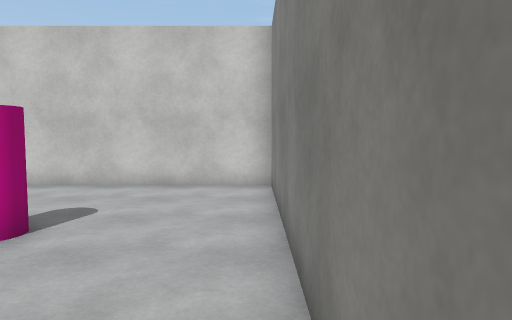
View 1 (above)

13 first-person views from a walk through a scene from a Unity 3-D project. The camera is 1.5 m above the floor, tilts 4° down and sees 70° across. The floor is counted in squares, 1 m on a side. Each view is taken from the middle of a square. On the plan, view 1 faces up. The plan holds only what a view shows up to about 16 squares ahead; the rest is blank. The place goes on beyond the plan. The player character is not drawn. Door leaves are left out, so doorways stand open. Surface patterns are stand-ins for the level's own textures.

View 2
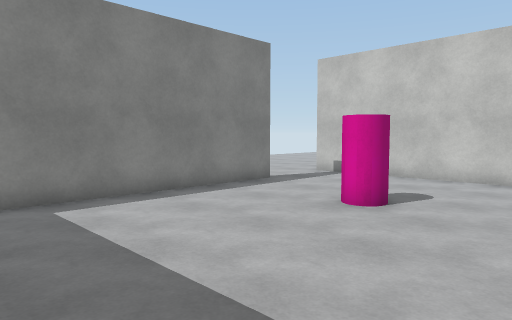

View 3
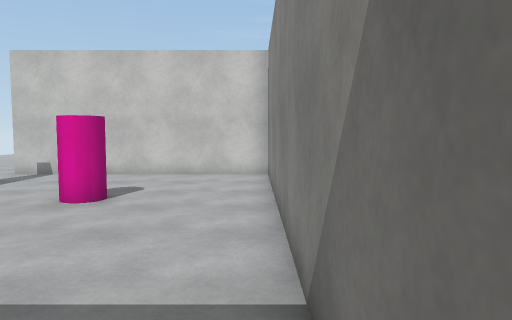

View 4
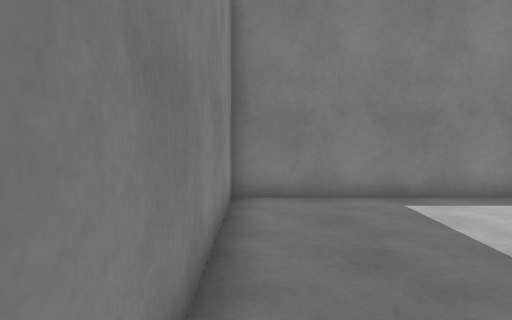

View 5
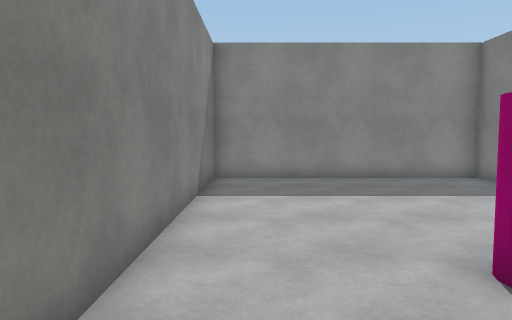

View 6
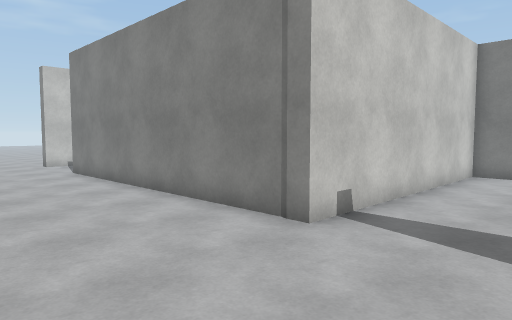

View 7
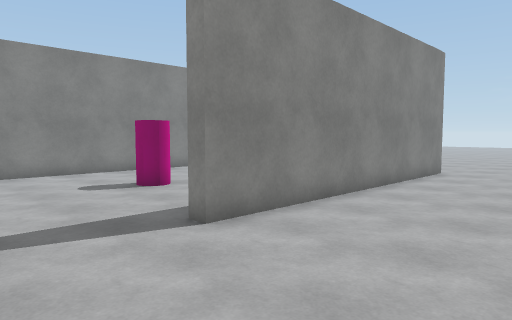

View 8
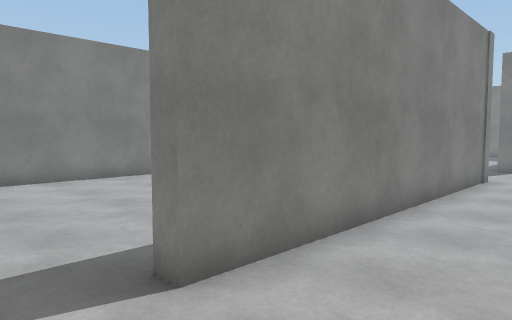

View 9
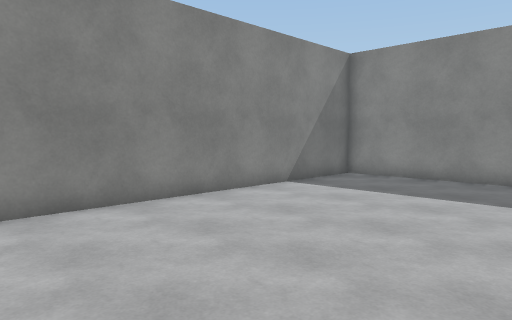

View 10
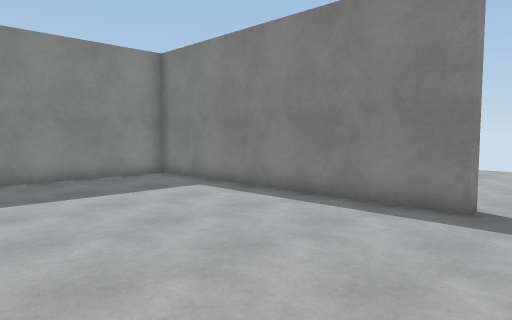

View 11
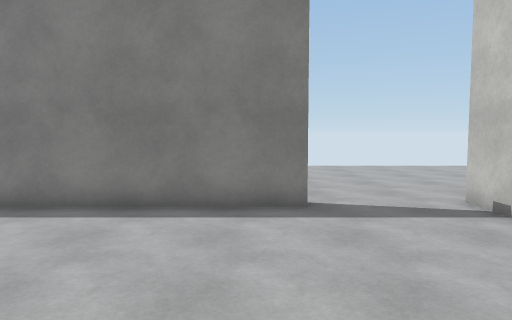

View 12
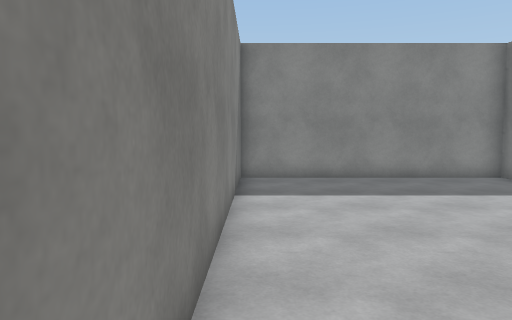

View 13
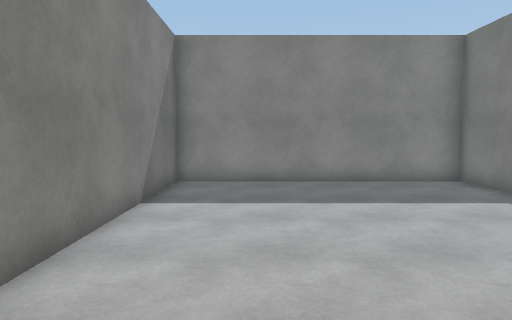

### Floor plan
Points are (right, up) in squares from view 1. A wall is a line through its corners. A room is listed if a view was taken in it or the views show most of it. See-through windows are left out.
Room 1 (views 1, 2, 3, 4, 5)
walls: (-8.5, 7.3) (-8.5, -3.6) (0.4, -3.6) (0.4, 10.7) (-7.5, 10.7)
ways out: opening at (-8.3, 9) to room 2
objects: pink cylinder (-4, 5) to (-4, 6)
Room 2 (views 6, 7, 8)
walls: (-7.5, 10.7) (-9, 10.7) (-9, 22.1); (-9, -4.1) (-9, 7.3) (-8.5, 7.3)
ways out: opening at (-8.3, 9) to room 1; open door at (-8.8, 23.6) to room 3
Room 3 (views 9, 10, 11, 12, 13)
walls: (-8.5, 22.1) (-8.5, 11.4) (0.4, 11.4) (0.4, 23.4)
ways out: open door at (-8.8, 23.6) to room 2

Positions as (right, up) in squares from view 1, and headings:
1: (0, 0), facing up
2: (0, -2), facing up-left
3: (0, -3), facing up
4: (0, -3), facing left
5: (-1, 9), facing down
6: (-14, 7), facing up-right
7: (-14, 11), facing down-right
8: (-12, 24), facing down-right
9: (-7, 24), facing down-right
10: (-1, 24), facing down-left
11: (-1, 21), facing left
12: (0, 24), facing down
13: (-2, 23), facing down
